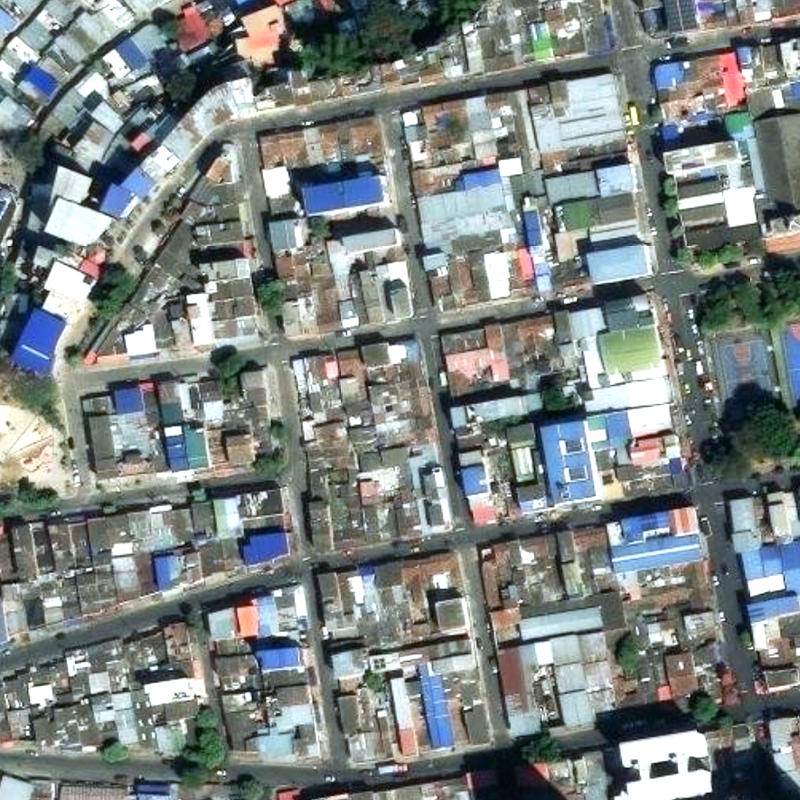
#> input picture ground_truth_rgb/tile_11505_14160.png, 800 x 800 px; its folder holds only this picture in this run
$ python BinaryMaskVDVI.py
#> lines starting #> are read from the running program, lines starting #| are printed output that depends on the picture; after the words box and inside, x2 and y2 are one past the last pixel; in counts of white or black regions, pixels touching at a corner belong together
import os
import numpy as np
from PIL import Image
from glob import glob

# Rutas
carpeta_rgb = "ground_truth_rgb"
carpeta_salida = "prediccionVDVI"
os.makedirs(carpeta_salida, exist_ok=True)

# Procesar todas las imágenes RGB
for ruta_img in glob(os.path.join(carpeta_rgb, "*.png")):
    nombre_archivo = os.path.basename(ruta_img)

    # Abrir imagen RGB y convertir a array NumPy
    img = Image.open(ruta_img).convert("RGB")
    img_np = np.array(img).astype(np.float32)

    # Extraer bandas
    red = img_np[:, :, 0]
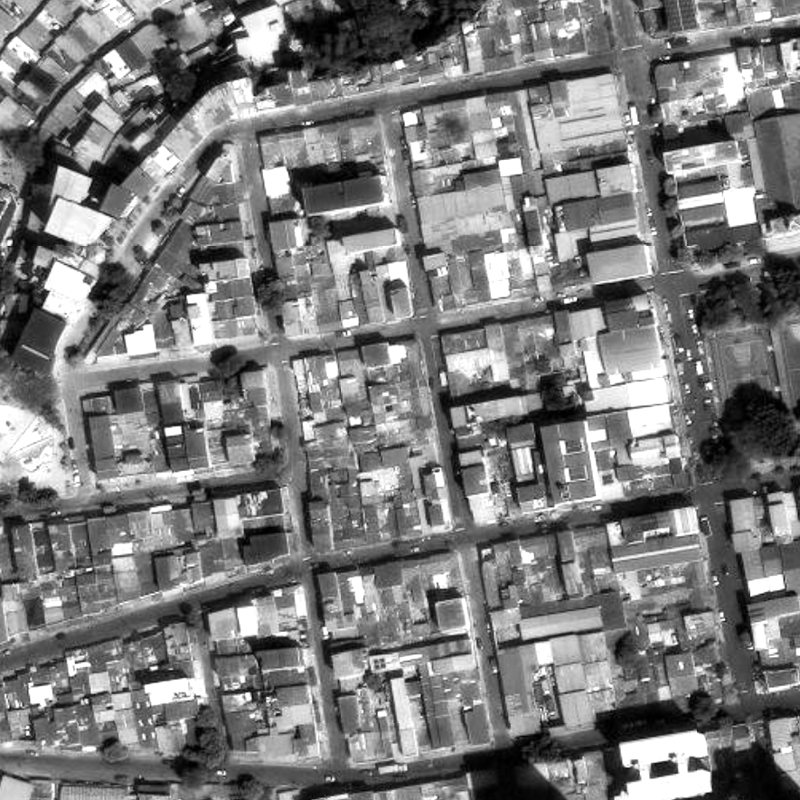
#> red: shape (800, 800) float32; min 0, max 255, mean 123.7
    green = img_np[:, :, 1]
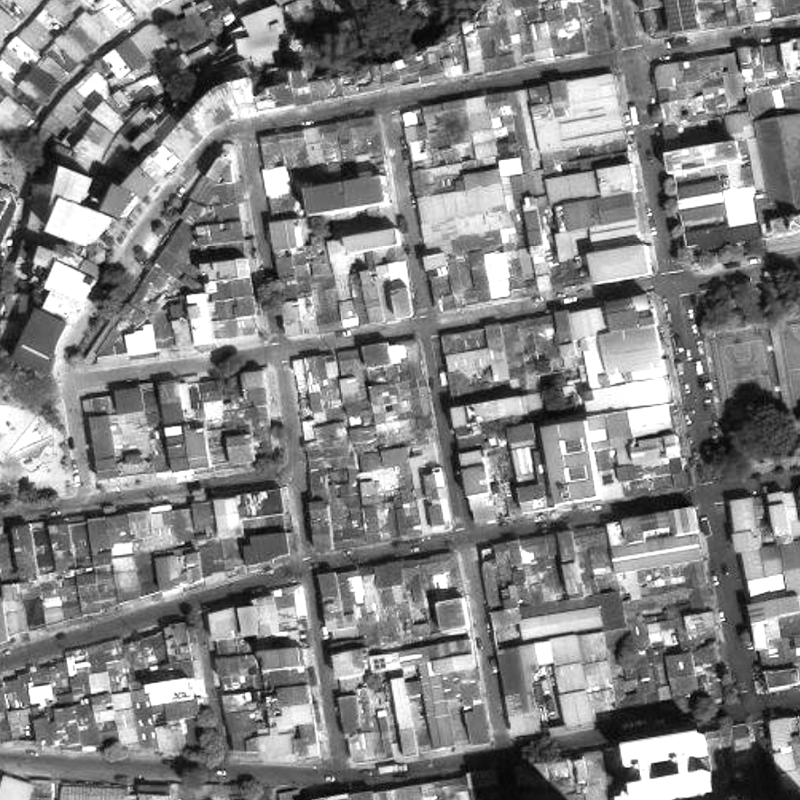
#> green: shape (800, 800) float32; min 0, max 255, mean 131
    blue = img_np[:, :, 2]
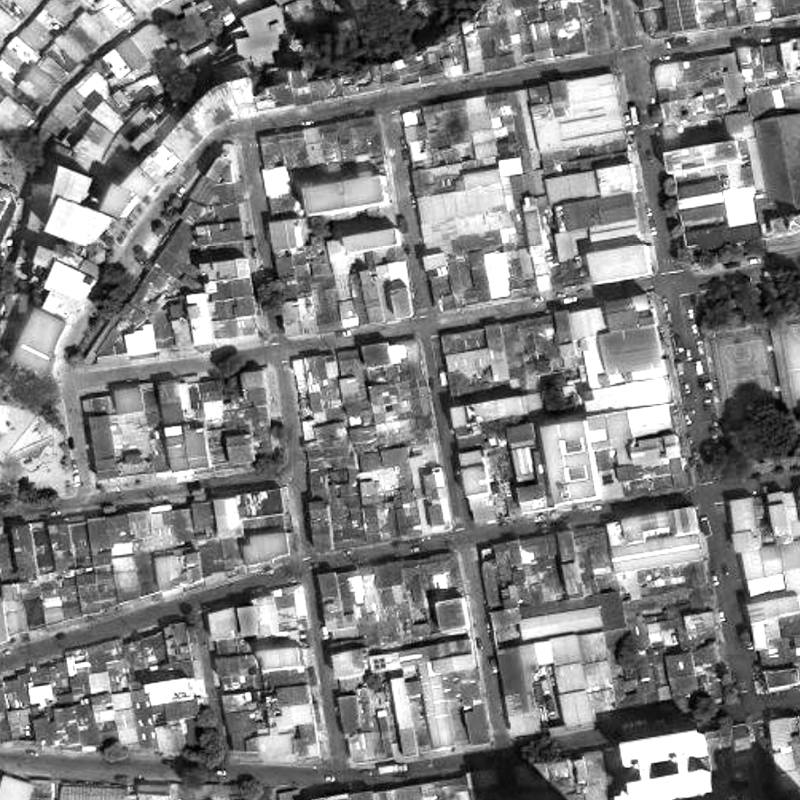
#> blue: shape (800, 800) float32; min 0, max 255, mean 129.6

    # Calcular VDVI
    vdvi = (2 * green - red - blue) / (2 * green + red + blue)
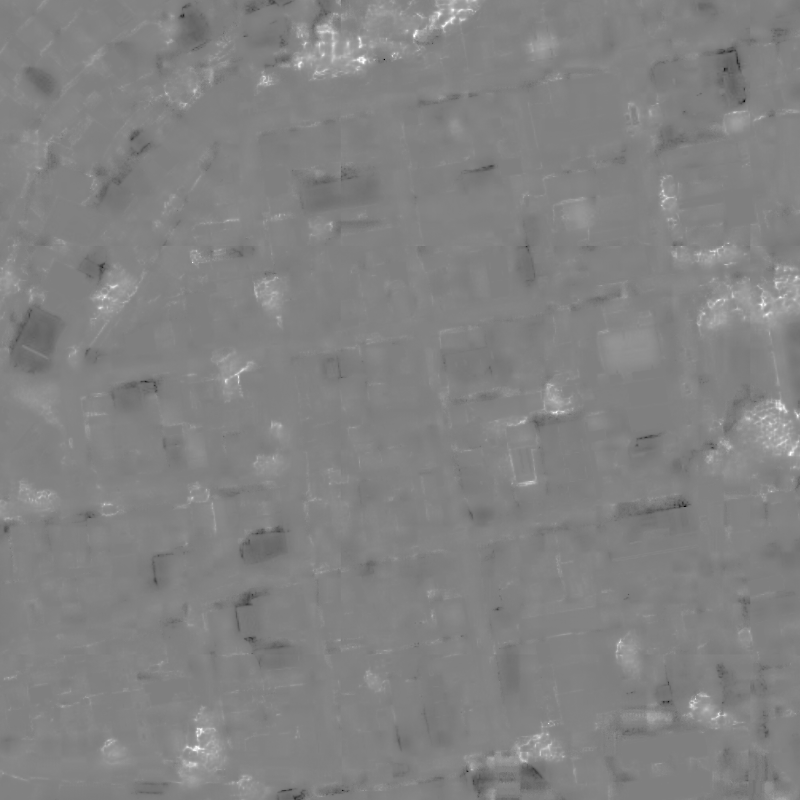
#> vdvi: shape (800, 800) float32; min -1, max 1, mean 0.0235; drawn with min black and max white

    # Generar máscara binaria
    binary_mask = (vdvi > 0.2).astype(np.uint8) * 255  # Escalar a 0-255 para imagen
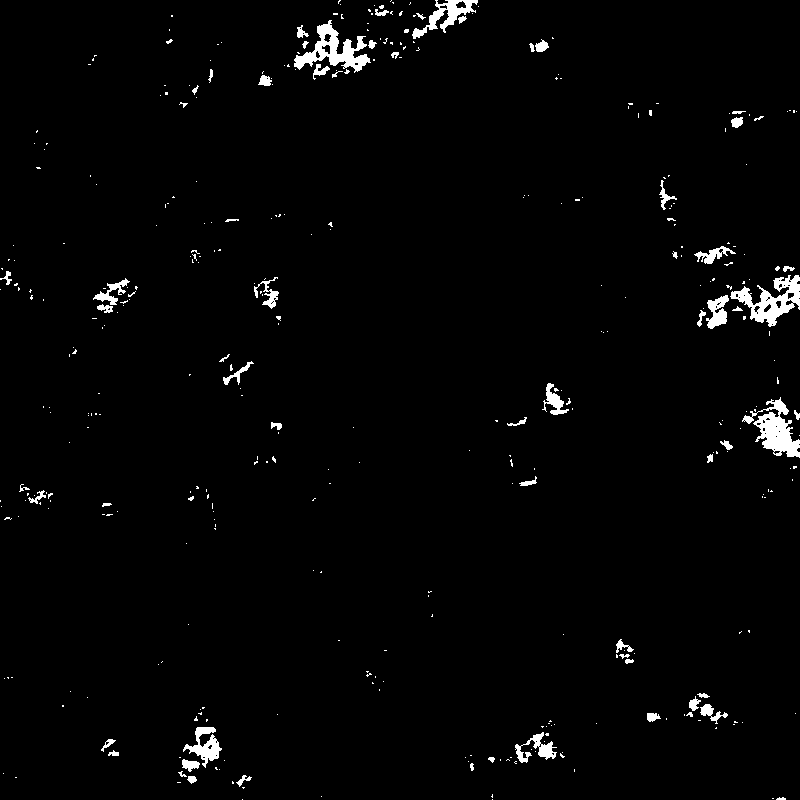
#> binary_mask: shape (800, 800); 1.9% white; 385 white regions (320 under 20 px), largest, box (x1, y1, x2, y2) and area: (742, 397, 800, 458) 1493, (294, 20, 371, 73) 1488, (730, 275, 800, 327) 1482

    # Guardar máscara como imagen PNG
    mask_img = Image.fromarray(binary_mask)
    mask_img.save(os.path.join(carpeta_salida, nombre_archivo))

    print(f"✔ Procesado: {nombre_archivo}")

print("✅ Todas las máscaras binarias fueron generadas con éxito.")

$ run again, on ground_truth_rgb/tile_1770_4425.png
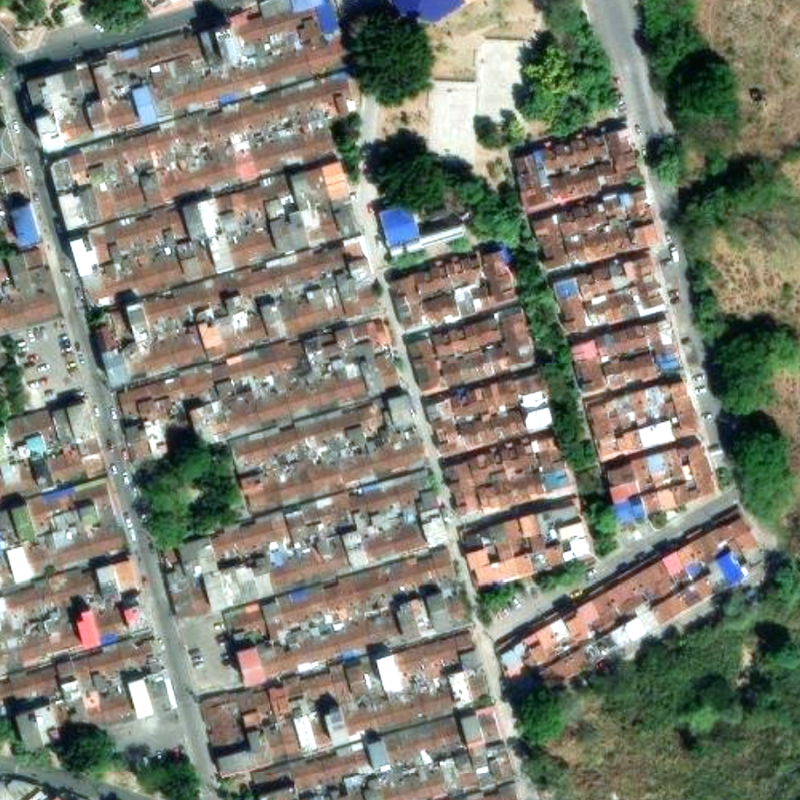
#> input picture ground_truth_rgb/tile_1770_4425.png, 800 x 800 px
#> `vdvi = (2 * green - red - blue) / (2 * green + red + blue)`:
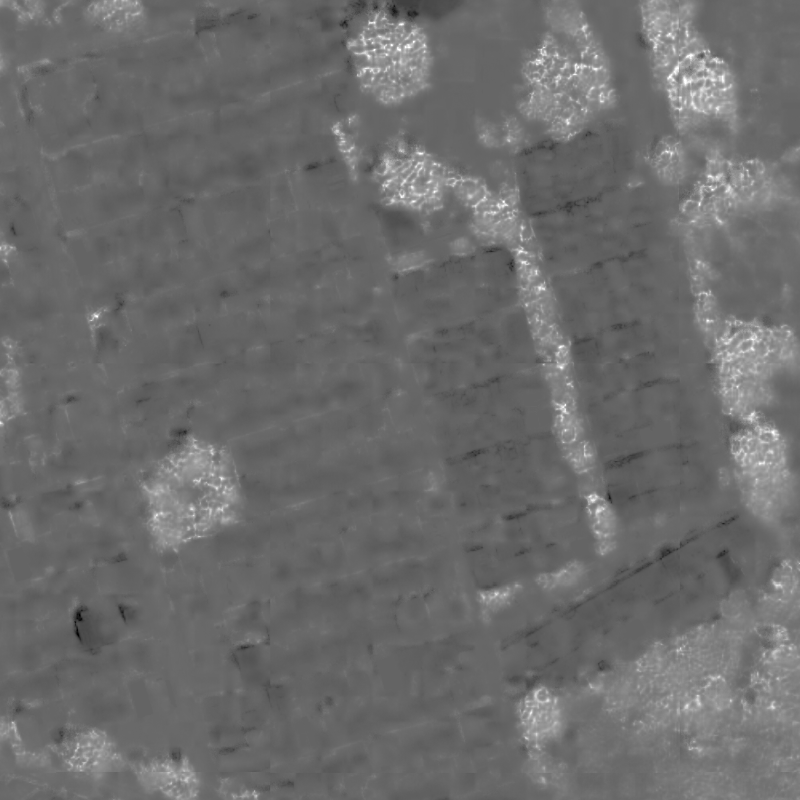
#> vdvi: shape (800, 800) float32; min -0.649, max 1, mean 0.0527; drawn with min black and max white
#> `binary_mask = (vdvi > 0.2).astype(np.uint8) * 255`:
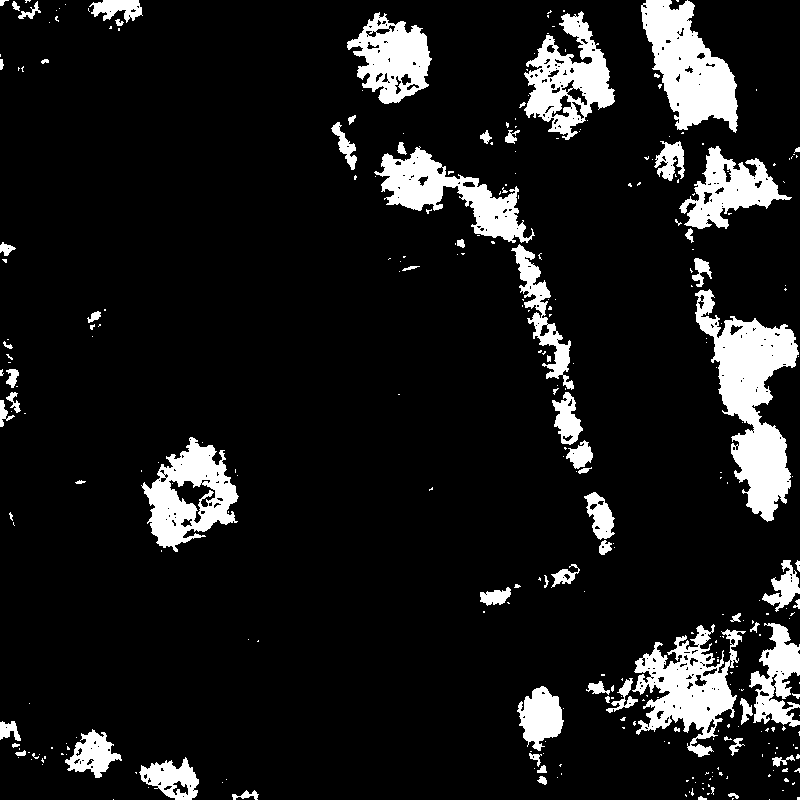
#> binary_mask: shape (800, 800); 10.8% white; 318 white regions (248 under 20 px), largest, box (x1, y1, x2, y2) and area: (695, 289, 799, 522) 10185, (641, 0, 738, 133) 7180, (632, 624, 746, 757) 6491

$ run again, on ground_truth_rgb/tile_2655_11505.png
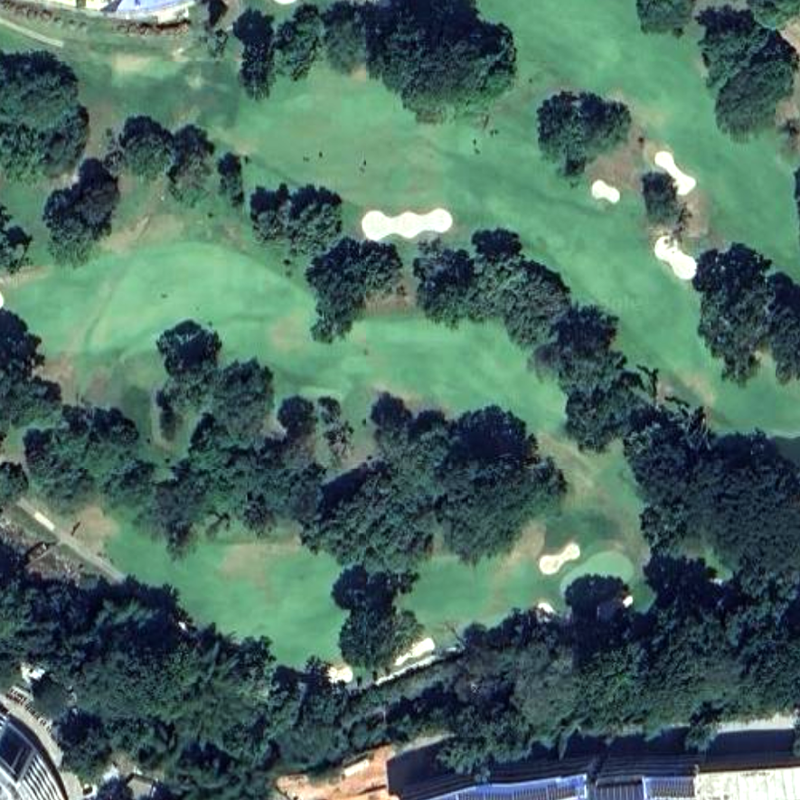
#> input picture ground_truth_rgb/tile_2655_11505.png, 800 x 800 px
#> `vdvi = (2 * green - red - blue) / (2 * green + red + blue)`:
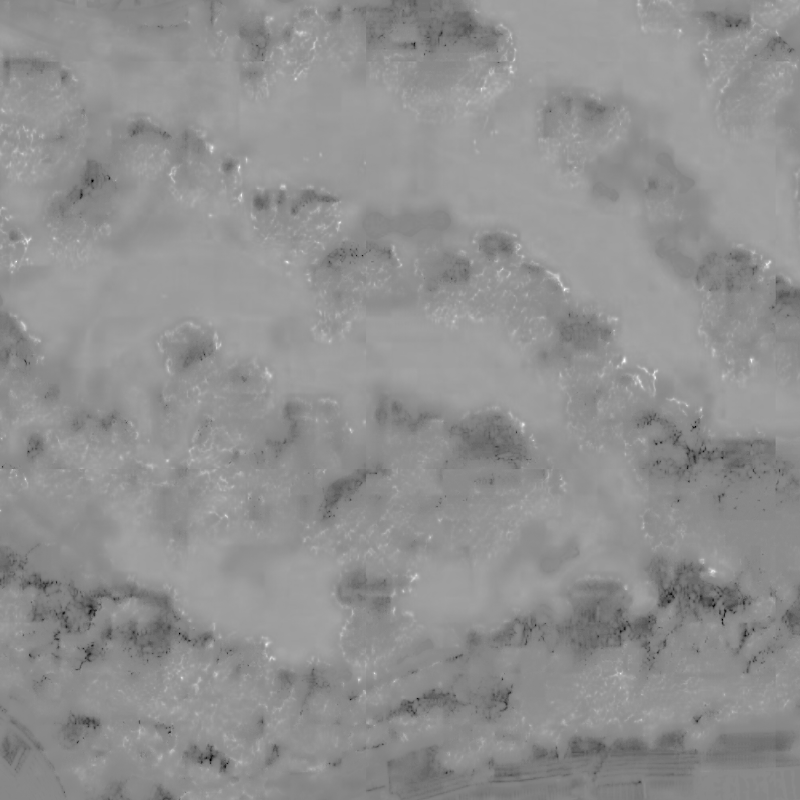
#> vdvi: shape (800, 800) float32; min -1, max 0.905, mean 0.0817; drawn with min black and max white
#> `binary_mask = (vdvi > 0.2).astype(np.uint8) * 255`:
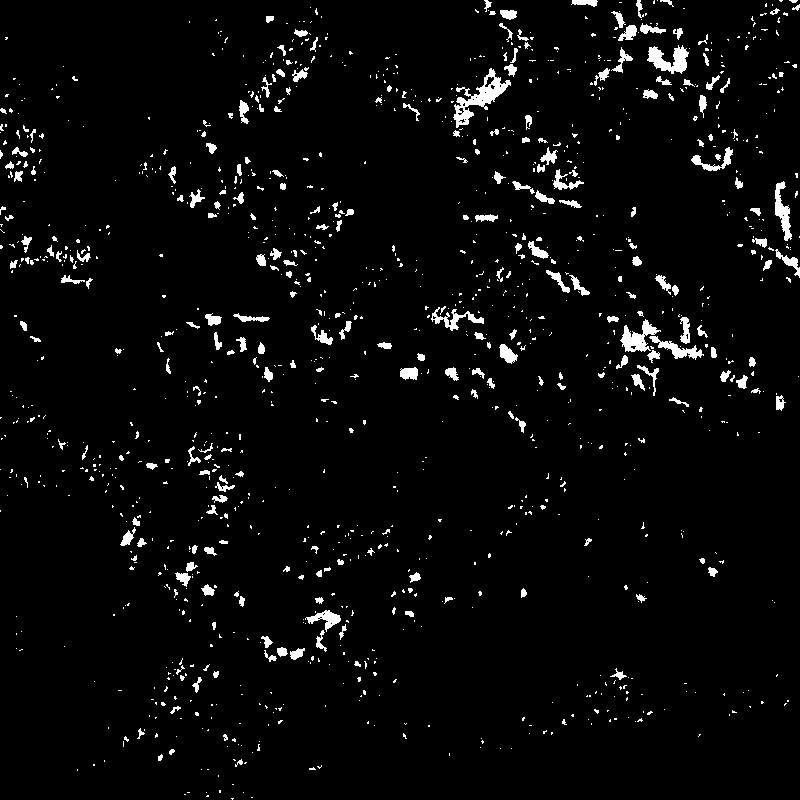
#> binary_mask: shape (800, 800); 3.6% white; 1273 white regions (1020 under 20 px), largest, box (x1, y1, x2, y2) and area: (453, 68, 511, 128) 1060, (647, 45, 689, 74) 662, (620, 319, 661, 352) 596

$ run again, on ground_truth_rgb/tile_2655_12390.png
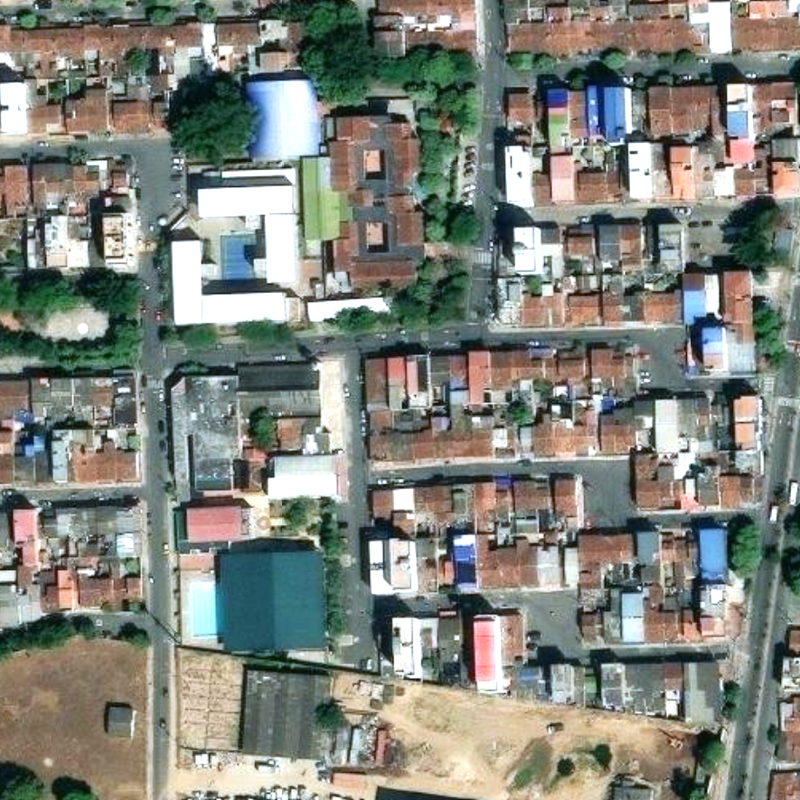
#> input picture ground_truth_rgb/tile_2655_12390.png, 800 x 800 px
#> `vdvi = (2 * green - red - blue) / (2 * green + red + blue)`:
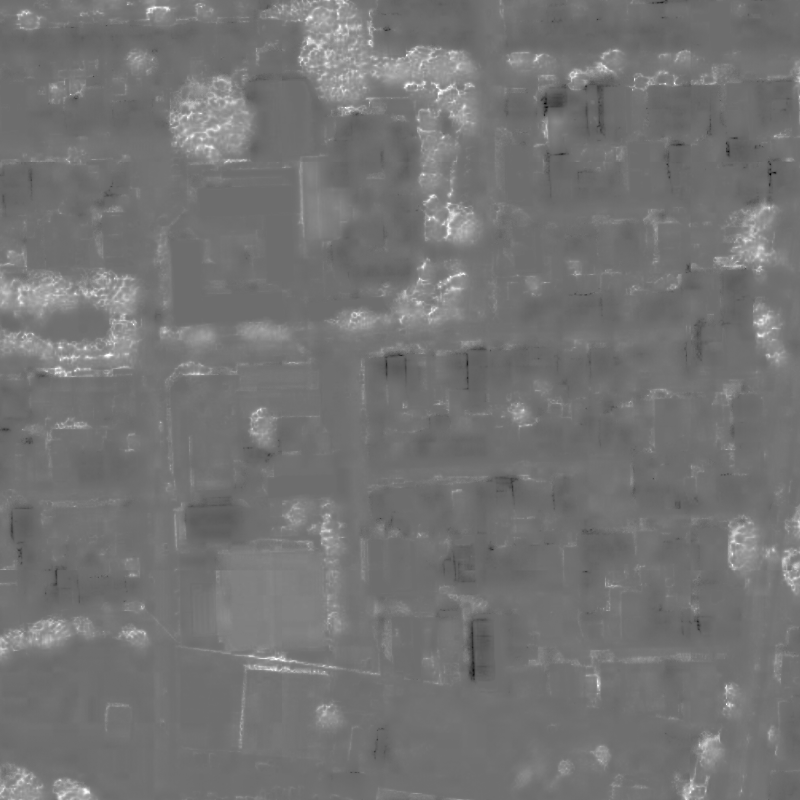
#> vdvi: shape (800, 800) float32; min -0.758, max 1, mean 0.0427; drawn with min black and max white
#> `binary_mask = (vdvi > 0.2).astype(np.uint8) * 255`:
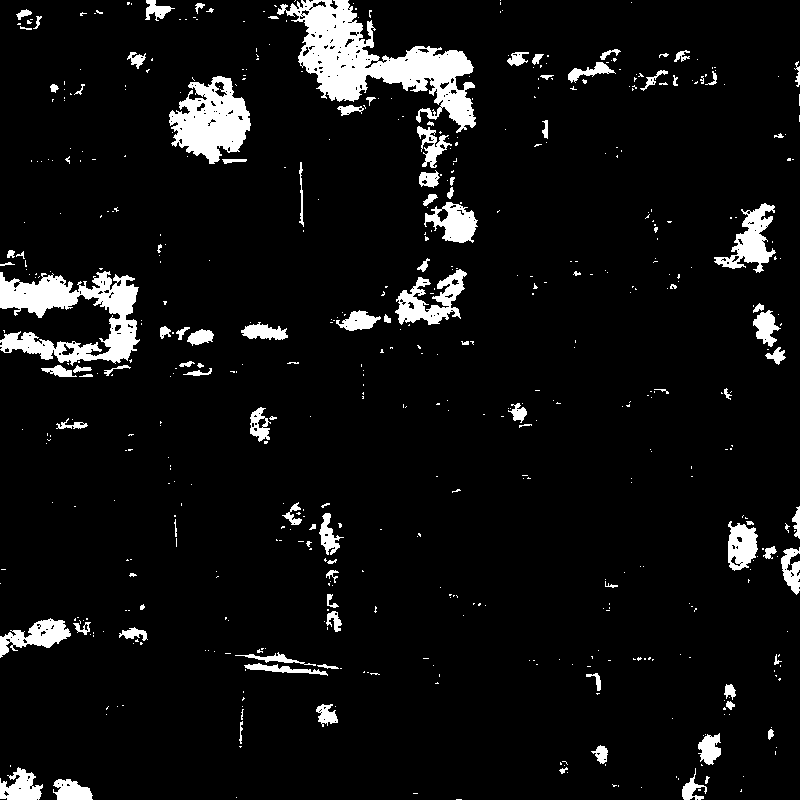
#> binary_mask: shape (800, 800); 6.7% white; 560 white regions (452 under 20 px), largest, box (x1, y1, x2, y2) and area: (277, 0, 476, 133) 9746, (0, 271, 140, 366) 6372, (169, 76, 251, 164) 4289
